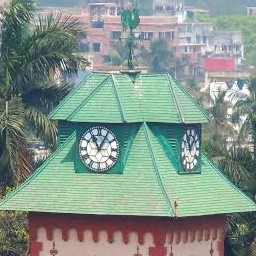
%> input picture iiest.jpeg, 256 x 256 px
$ octave proj.m   (GNU Octave 9; MATLAB toolbox functions it lacks are replaced by stand-ins)
%> lines starting %> are read from the running program, lines starting %| are printed output that depends on the picture
clc;
clear all;
%3D chaotic map for image encryption
%3.53<l<3.81
%0<b<0.022
%0<a<0.015

%%%%%%%%%%%%%%%%%%%%%%%%%%%%%%%%%%%%%%%%%%%%%%%%%%%%%%%%%%%%%%%%%%%
%%%%%%%%%%%%%%%%%%%% 3D CHAOS GENERATION CODE%%%%%%%%%%%%%%%%%%%%%%
%%%%%%%%%%%%%%%%%%%%%%%%%%%%%%%%%%%%%%%%%%%%%%%%%%%%%%%%%%%%%%%%%%%
 x(1)=0.2350;
 y(1)=0.3500;
 z(1)=0.7350;
 a(1)=0.0125;
 b(1)=0.0157;
 l(1)=3.7700;
 image_height=256;
 for i=1:1:70000
     x(i+1)=l*x(i)*(1-x(i))+b*y(i)*y(i)*x(i)+a*z(i)*z(i)*z(i);
     y(i+1)=l*y(i)*(1-y(i))+b*z(i)*z(i)*y(i)+a*x(i)*x(i)*x(i);
     z(i+1)=l*z(i)*(1-z(i))+b*x(i)*x(i)*z(i)+a*y(i)*y(i);
 end
 %%%%%%%%%%%%%%%%%%%%%%%%%%%%%%%%%%%%%%%%%%%%%%%%%%%%%%%%%%%%%%%%%%
 %%%%%%histogram equalization and preparation for use%%%%%%%%%%%%%%
 %%%%%%%%%%%%%%%%%%%%%%%%%%%%%%%%%%%%%%%%%%%%%%%%%%%%%%%%%%%%%%%%%%
 x=ceil(mod((x*100000),image_height));
 y=ceil(mod((y*100000),image_height));
 z=ceil(mod((z*100000),8));
 x1=unique(x,'stable');
 y1=unique(y,'stable');
 z1=unique(z,'stable');
%%%%%%%%%%%%%%%%%%%%%%%%%%%%%%%%%%%%%%%%%%%%%%%%%%%%%%%%%%%%%%%%
%%%%%%%%%%%%%%%%%IMAGE INPUT%%%%%%%%%%%%%%%%%%%%%%%%%%%%%%%%%%%%
%%%%%%%%%%%%%%%%%%%%%%%%%%%%%%%%%%%%%%%%%%%%%%%%%%%%%%%%%%%%%%%%
o=imread('iiest.jpeg');
%> o is the input picture: size 256x256x3 uint8; mean R, G, B 131.7, 147.8, 139.1
o=rgb2gray(o);
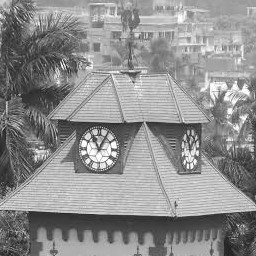
%> o: size 256x256 uint8; min 16, max 255, mean 142
original=o;
o=dec2bin(o,8);
%> o = 65536 items
bitimage=reshape(o,[256,256,8]);
%> bitimage = 256 items

o=[o(:)];
%> o = 524288 items
N=size(o,1);
%> N = 524288
A=bitimage;
%> A = 256 items


for i=1:1:256
    for j=1:1:256
        for k=1:1:8
            A(x1(i),y1(j),z1(k))=bitimage(i,j,k);
        end;
    end;
end;
A=reshape(A,[65536,8]);
%> A = 65536 items

size(A);

r=bin2dec(A);

size(r);
encrypted_image = uint8(reshape(r,256,256,1));
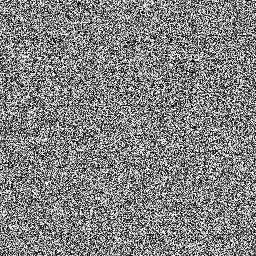
%> encrypted_image: size 256x256 uint8; min 1, max 255, mean 129.8
size(encrypted_image);
figure
subplot(3,2,1)
imshow(original)
title('Original image');
subplot(3,2,2)
imhist(original);
title('Original image histogram');
subplot(3,2,3)
imshow(encrypted_image)
title('encrypted image');
subplot(3,2,4)
imhist(encrypted_image);
imwrite(encrypted_image, 'encrypted_image.jpg', 'Quality', 100);
title('Encrypted image histogram');

%%%%%%%%%%%%%%%%%%%%%% DECRYPTION %%%%%%%%%%%%%%%%%%%%%


encrypt=dec2bin(encrypted_image,8);
%> encrypt = 65536 items
size(encrypt);
bitimage=reshape(encrypt,[256,256,8]);
A=bitimage;
%> A = 256 items


for i=1:1:256
    for j=1:1:256
        for k=1:1:8
            A(i,j,k)=bitimage(x1(i),y1(j),z1(k));
        end;
    end;
end;
A=reshape(A,[65536,8]);
%> A = 65536 items

size(A);

r=bin2dec(A);

size(r);
d_image = uint8(reshape(r,256,256,1));
size(d_image);
subplot(3,2,5)
imshow(d_image)
title('decrypted image');
subplot(3,2,6)
imhist(d_image);
imwrite(d_image, 'decrypted_image.jpg', 'Quality', 100);
title('Decrypted image histogram');
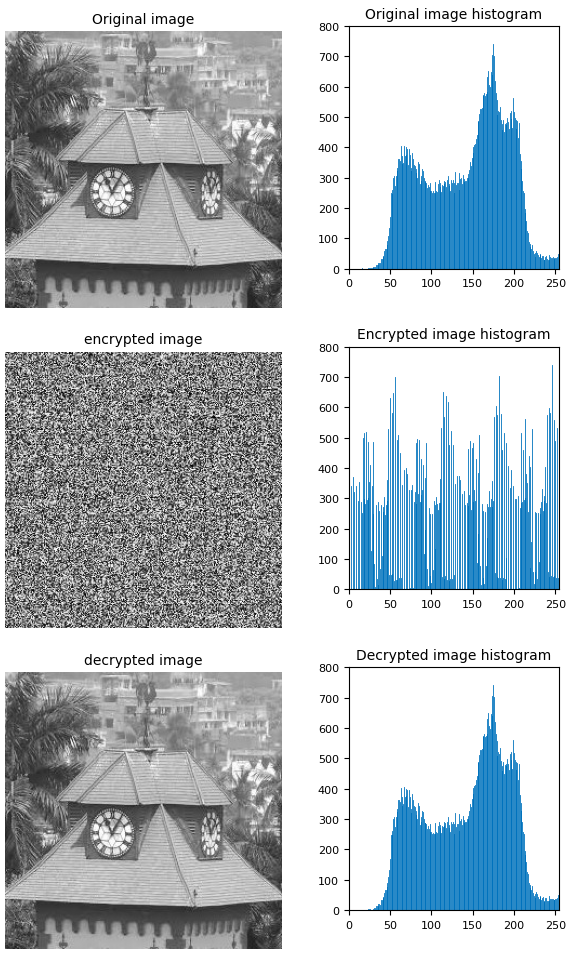
%> figure redrawn from the program's plot data, 6 panels
